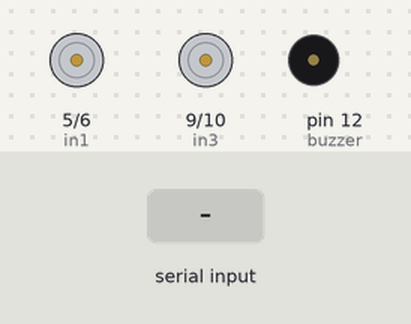
Recording of a sketch running on a simulated Arduino Uno, built with avr-gcc and run on an emulated ATmega328P. Parts: motor-driver pin pairs drawn as motors (green arrow = first pin HIGH = forward, orange = second pin HIGH = backward, longer = more drive), buzzer (waves = sounding). The inputs (shaded band) are chosen by the test bench. What the sketch prints to the serial monitor is not drawn.

Above: at 6.2 s.
6.3 s: "S" received over the second serial link
At 6.59 s:
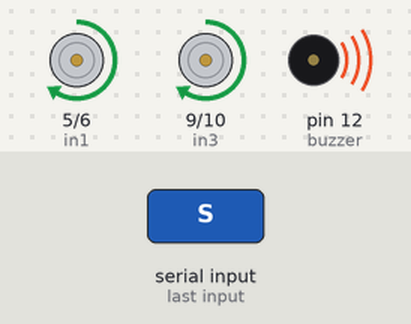
9.3 s: "Q" received over the second serial link
At 10.0 s:
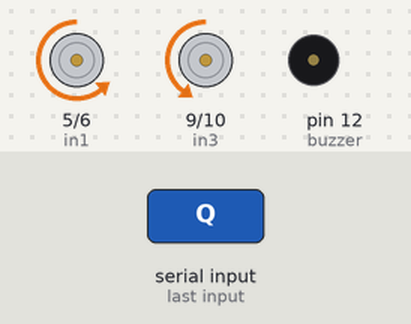
11.7 s: "W" received over the second serial link
At 12.5 s:
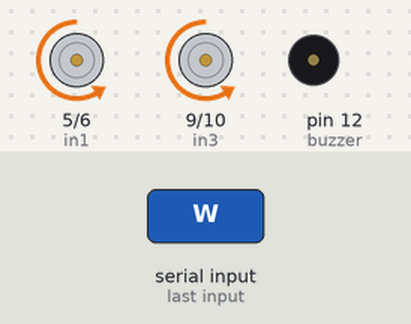
14.2 s: "E" received over the second serial link
At 15.6 s:
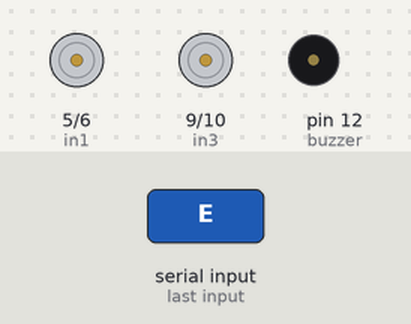
16.6 s: "A" received over the second serial link
At 17.4 s:
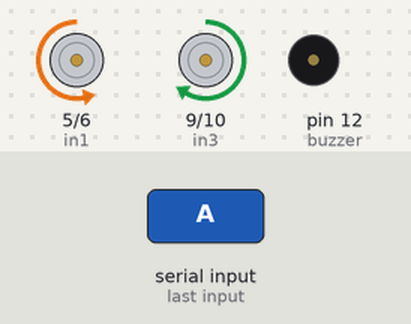
19.1 s: "D" received over the second serial link
At 19.9 s:
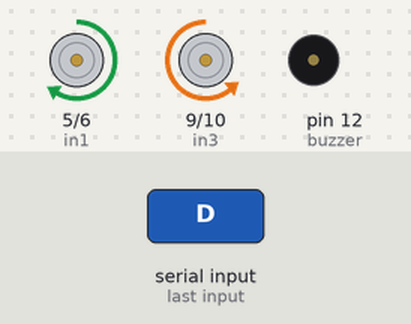
Timing chart, 0 to 22.1 s (numbered marks = the images above; inputs shaded):
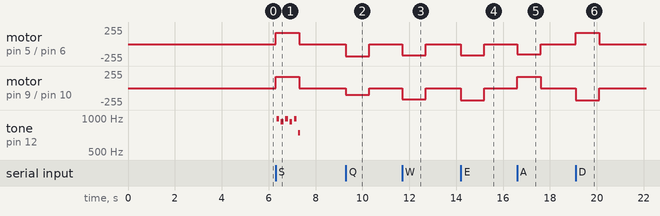

The sketch:

RCcar_Buzzer_F_.ino
```cpp
#include <SoftwareSerial.h>

SoftwareSerial bluetooth(7,8); //블루투스 TXD, RXD 핀

int in1 = 5; //A-2A
int in2 = 6; //A-1A
int in3 = 9; //B-1A
int in4 = 10; //B-2A

int buzzer = 12; //부저 핀 설정

#define c4 3822 // 261.63Hz 도
#define d4 3405 // 293.67Hz 레
#define e4 3034 // 329.63Hz 미
#define f4 2863 // 349.23Hz 파
#define g4 2551 // 392.11Hz 솔
#define g4s 2408 // 415.30Hz 솔#
#define a4 2273 // 440.11Hz 라
#define b4 2025 // 493.88Hz 시
#define c5 1910 // 523.25Hz 도
#define d5 1703 // 587.33Hz 레

#define d5s 1607 // 584.37Hz 레#
#define e5 1517 // 659.26Hz 미
#define f5 1432 // 698.46Hz 파
#define g5 1276 // 783.99Hz 솔
#define a5 1136 // 880.11Hz 라
#define b5 1012 // 987.77Hz 시

int song[] = { e5, d5s, e5, d5s, e5, b4, d5, c5, a4, c4, e4, a4, b4,
							 e4, g4s, b4, c5, e4, e5, d5s, e5, d5s, e5, b4, d5, c5,
							 a4, c4, e4, a4, b4, e4, c5, b4, a4 };

int song_pivot = 0; //노래 음계 배열을 참조하는 인덱스 값
unsigned long mil = 0; //시간 판별하는 변수

int state = 0; //모터 상태

void cmd(const char *msg){ //시리얼통신으로 아두이노에 입력하게 해주는 함수
  bluetooth.write(msg);
  unsigned long stime = millis();
  while((millis()-stime) < 1000){
    if(bluetooth.available()){
      Serial.write(bluetooth.read());
    }
  }
}

void setup(){
  Serial.begin(9600); //시리얼 통신 동기화
  bluetooth.begin(9600); //블루투스 통신 동기화

  cmd("AT+RESET"); //블루투스 설정 리셋
  cmd("AT+BAUD4"); //블루투스 통신 속도를 9600보드레이트로 설정 / 반응 : OK9600
  cmd("AT+PIN1234"); //블루투스 비밀번호 설정 (자신만의 번호로 설정하세요) / 반응 : OKsetPIN
  cmd("AT+NAMERCcar"); //블루투스 이름 설정 (자신만의 이름으로 설정하세요) / 반응 : OKsetname
  cmd("AT+ROLE=S"); //블루투스 역할 설정 / 반응 : OK+ROLE:S
  Serial.println("블루투스 초기화 완료");

  //모터 핀 활성화
  pinMode(in1, OUTPUT);
  pinMode(in2, OUTPUT);
  pinMode(in3, OUTPUT);
  pinMode(in4, OUTPUT);

	//부저 핀 활성화
  pinMode(buzzer, OUTPUT);

  Stop(); //모터 정지
}

void loop(){

  //조이스틱에서 보낸 블루투스값을 받아와서 모터를 제어하는 함수
  BluetoothInput();

  //후진 시 음악 재생
  Song();

}

void Song(){
  if(state == 2){ //후진할 때
      Buzzer(); //부저 음악 울리기
    }
  else{
    song_pivot = 0; //노래 초기화
  }
}


/////////////////////블루투스 제어
unsigned long b_time_prev = 0;
unsigned long b_time_curr = 0;

void BluetoothInput(){
  b_time_curr = millis();
  if(bluetooth.available()){ //블루투스가 연결되었을 때
    b_time_prev = b_time_curr;
    char bt = bluetooth.read(); //조이스틱에서 보낸 블루투스 값을 받아옴
    switch (bt) {
      case 'O': // 정지
        Stop();
        break;
      case 'Q': // 약한 좌회전
        FR();
        break;
      case 'W': // 직진
        Forward();
        break;
      case 'E': // 약한 우회전
        FL();
        break;
      case 'A': // 좌회전
        Left();
        break;
      case 'S': // 후진
        Backward();
        break;
      case 'D': // 우회전
        Right();
        break;
       case 'Z': // 경적
        Horn();
        break;
    }
  }

  else if(b_time_curr - b_time_prev > 1000){ //블루투스 끊겼을 때 모터 정지
    Stop();
  }
}


//////////////////////아래 모터제어
void FR() { //약한 우회전
  state = 1;
  analogWrite(in1, 0);
  analogWrite(in2, 180);
  analogWrite(in3, 0);
  analogWrite(in4, 100);
}

void FL() { //약한 좌회전
  state = 1;
  analogWrite(in1, 0);
  analogWrite(in2, 100);
  analogWrite(in3, 0);
  analogWrite(in4, 180);
}

void Forward(){ //직진
  state = 1;
  analogWrite(in1, 0);
  analogWrite(in2, 170);
  analogWrite(in3, 0);
  analogWrite(in4, 170);
}

void Backward(){ //후진
  state = 2;
  analogWrite(in1, 170);
  analogWrite(in2, 0);
  analogWrite(in3, 170);
  analogWrite(in4, 0);
}

void Right(){ //우회전
  state = 1;
  analogWrite(in1, 150);
  analogWrite(in2, 0);
  analogWrite(in3, 0);
  analogWrite(in4, 150);
}

void Left(){ //좌회전
  state = 1;
  analogWrite(in1, 0);
  analogWrite(in2, 150);
  analogWrite(in3, 150);
  analogWrite(in4, 0);
}

void Stop(){ //정지
  state = 1;
  digitalWrite(in1, LOW);
  digitalWrite(in2, LOW);
  digitalWrite(in3, LOW);
  digitalWrite(in4, LOW);
}

void Horn(){
    //부저 울리기
    tone(buzzer, b5, 500); //솔#
}

void Buzzer(){ //음악 재생
    if (millis() - mil > 100) {
      sing(song[song_pivot++]); //음계 배열 인덱스를 1더해서 재생
      mil = millis();
      if(song_pivot > 34){ // 음계 배열이 끝났을 때, 다시 0으로 만들어서 처음부터 재생
        song_pivot = 0;
      }
    }
}

void sing(int eum) {
  long lele = 125000;

  for(long i=0; i< lele ; i+= eum) {
    digitalWrite(buzzer, HIGH);
    delayMicroseconds(eum/3);
    digitalWrite(buzzer, LOW);
    delayMicroseconds(eum/3);
  }
}
```

Measured:
- after the input at 6.3 s, motor on pin 5 (in1) / pin 6 (in2), motor on pin 9 (in3) / pin 10 (in4): stopped → forward 170/255 at once, → stopped 1.0 s later; tone on pin 12 (buzzer): plays 983 Hz for 0.12 s, 928 Hz for 0.12 s, 983 Hz for 0.12 s, 928 Hz for 0.12 s, 983 Hz for 0.12 s, 737 Hz for 0.08 s, starting at once
- after the input at 9.3 s, motor on pin 5 (in1) / pin 6 (in2): stopped → backward 180/255 at once, → stopped 1.0 s later; motor on pin 9 (in3) / pin 10 (in4): stopped → backward 100/255 at once, → stopped 1.0 s later
- after the input at 11.7 s, motor on pin 5 (in1) / pin 6 (in2), motor on pin 9 (in3) / pin 10 (in4): stopped → backward 170/255 at once, → stopped 1.0 s later
- after the input at 14.2 s, motor on pin 5 (in1) / pin 6 (in2): stopped → backward 170/255 at once, → stopped 1.0 s later; motor on pin 9 (in3) / pin 10 (in4): stopped → backward 180/255 at once, → stopped 1.0 s later
- after the input at 16.6 s, motor on pin 5 (in1) / pin 6 (in2): stopped → backward 150/255 at once, → stopped 1.0 s later; motor on pin 9 (in3) / pin 10 (in4): stopped → forward 170/255 at once, → stopped 1.0 s later
- after the input at 19.1 s, motor on pin 5 (in1) / pin 6 (in2): stopped → forward 170/255 at once, → stopped 1.0 s later; motor on pin 9 (in3) / pin 10 (in4): stopped → backward 180/255 at once, → stopped 1.0 s later
